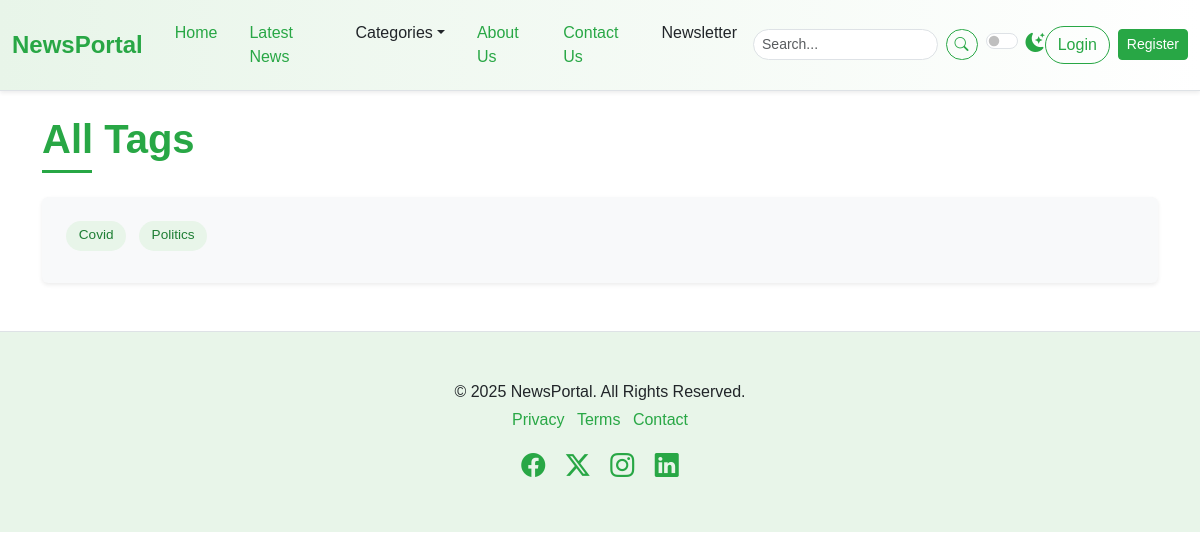
Before: /tags/ with the older database file.
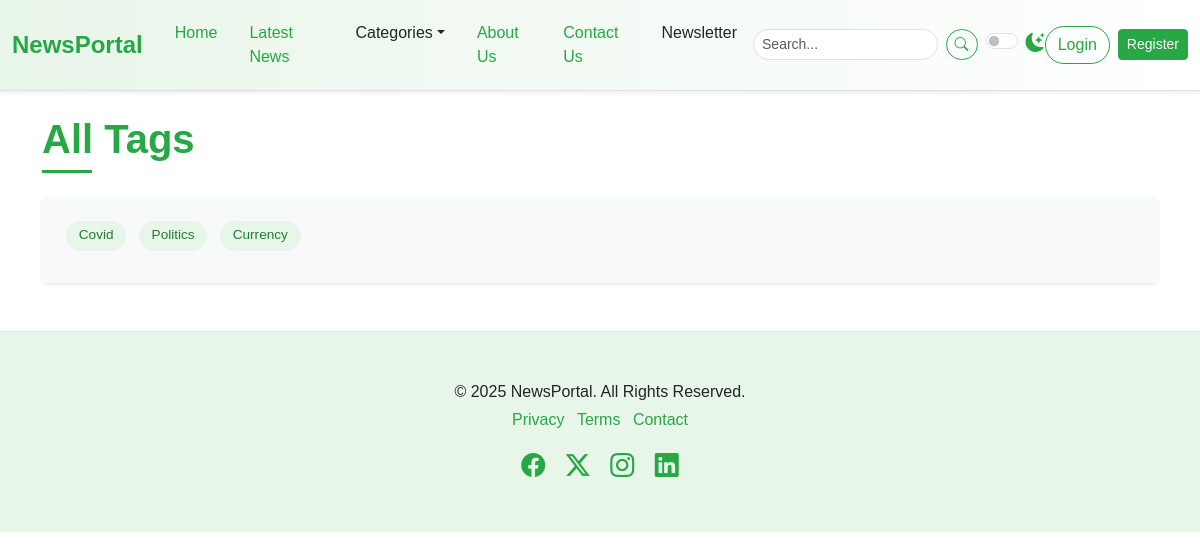
After: the same page with the newer database file.
### newspaper/models.py (models this page shows, shortened)
class TimeStampModel(models.Model):
    created_at=models.DateTimeField(auto_now_add=True)
    upated_at=models.DateTimeField(auto_now_add=True)
    class Meta:
        abstract=True # Don't create table in DB

class Tag(TimeStampModel):
    name=models.CharField(max_length=100)

### newspaper/views.py (the view)
# urls.py: path("tags/", views.TagListView.as_view(), name="tags"),
class TagListView(ListView):
    model= Tag
    template_name="newsportal/tag.html"
    context_object_name="tags"

### newspaper/nav.py (called while the page is built)
def navigation(request):
    categories =Category.objects.all()
    return {
        'categories': categories }

### templates/newsportal/tag.html
{% extends "newsportal/base.html" %}
{% block content%}
    <div class="container mt-4 mb-5">
        <h1 class="mb-4 section-title"><span>All Tags</span></h1>
        <div class="p-4 rounded bg-light shadow-sm tag-cloud-container">
             <div class="article-tags">
                {% for tag in tags %}
                <a href="{% url 'post-by-tag' tag.id %}">{{ tag.name}}</a>
                {% endfor %}
             </div>
        </div>
    </div>
{% endblock content%}

Changed rows visible on the page:
added Tag: name "Currency"
